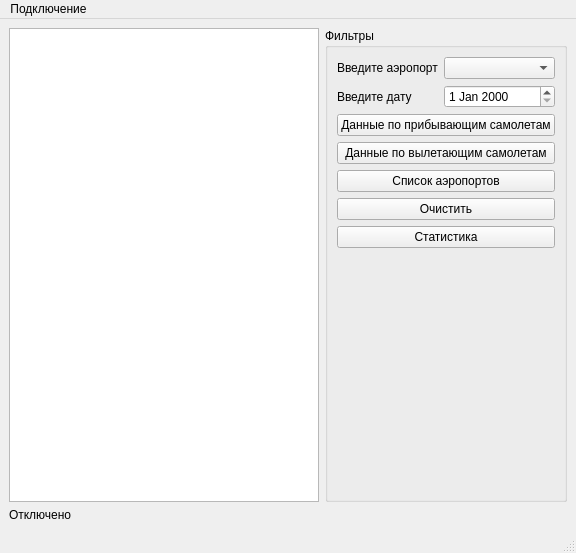
<?xml version="1.0" encoding="UTF-8"?>
<ui version="4.0">
 <class>MainWindow</class>
 <widget class="QMainWindow" name="MainWindow">
  <property name="geometry">
   <rect>
    <x>0</x>
    <y>0</y>
    <width>576</width>
    <height>553</height>
   </rect>
  </property>
  <property name="windowTitle">
   <string>MainWindow</string>
  </property>
  <widget class="QWidget" name="centralwidget">
   <layout class="QGridLayout" name="gridLayout">
    <item row="1" column="0">
     <widget class="QLabel" name="lb_statusConnect">
      <property name="text">
       <string>Отключено</string>
      </property>
     </widget>
    </item>
    <item row="0" column="0">
     <widget class="QTableView" name="tv_result"/>
    </item>
    <item row="0" column="1">
     <widget class="QGroupBox" name="gb_filters">
      <property name="title">
       <string>Фильтры</string>
      </property>
      <layout class="QFormLayout" name="formLayout">
       <item row="0" column="0">
        <widget class="QLabel" name="lb_airport">
         <property name="text">
          <string>Введите аэропорт</string>
         </property>
        </widget>
       </item>
       <item row="0" column="1">
        <widget class="QComboBox" name="cb_airport"/>
       </item>
       <item row="1" column="0">
        <widget class="QLabel" name="lb_date">
         <property name="text">
          <string>Введите дату</string>
         </property>
        </widget>
       </item>
       <item row="1" column="1">
        <widget class="QDateEdit" name="de_date"/>
       </item>
       <item row="4" column="0" colspan="2">
        <widget class="QPushButton" name="pb_departure">
         <property name="text">
          <string>Данные по вылетающим самолетам</string>
         </property>
        </widget>
       </item>
       <item row="5" column="0" colspan="2">
        <widget class="QPushButton" name="pb_airports">
         <property name="text">
          <string>Список аэропортов</string>
         </property>
        </widget>
       </item>
       <item row="6" column="0" colspan="2">
        <widget class="QPushButton" name="pb_clear">
         <property name="text">
          <string>Очистить</string>
         </property>
        </widget>
       </item>
       <item row="7" column="0" colspan="2">
        <widget class="QPushButton" name="pb_statistic">
         <property name="text">
          <string>Статистика</string>
         </property>
        </widget>
       </item>
       <item row="3" column="0" colspan="2">
        <widget class="QPushButton" name="pb_arrival">
         <property name="text">
          <string>Данные по прибывающим самолетам</string>
         </property>
        </widget>
       </item>
      </layout>
     </widget>
    </item>
   </layout>
  </widget>
  <widget class="QMenuBar" name="menubar">
   <property name="geometry">
    <rect>
     <x>0</x>
     <y>0</y>
     <width>576</width>
     <height>26</height>
    </rect>
   </property>
   <widget class="QMenu" name="menu">
    <property name="title">
     <string>Подключение</string>
    </property>
    <addaction name="act_addData"/>
    <addaction name="act_connect"/>
    <addaction name="separator"/>
   </widget>
   <addaction name="menu"/>
  </widget>
  <widget class="QStatusBar" name="statusbar"/>
  <action name="act_addData">
   <property name="text">
    <string>Ввести данные</string>
   </property>
  </action>
  <action name="act_connect">
   <property name="text">
    <string>Подключиться</string>
   </property>
  </action>
 </widget>
 <resources/>
 <connections/>
</ui>
